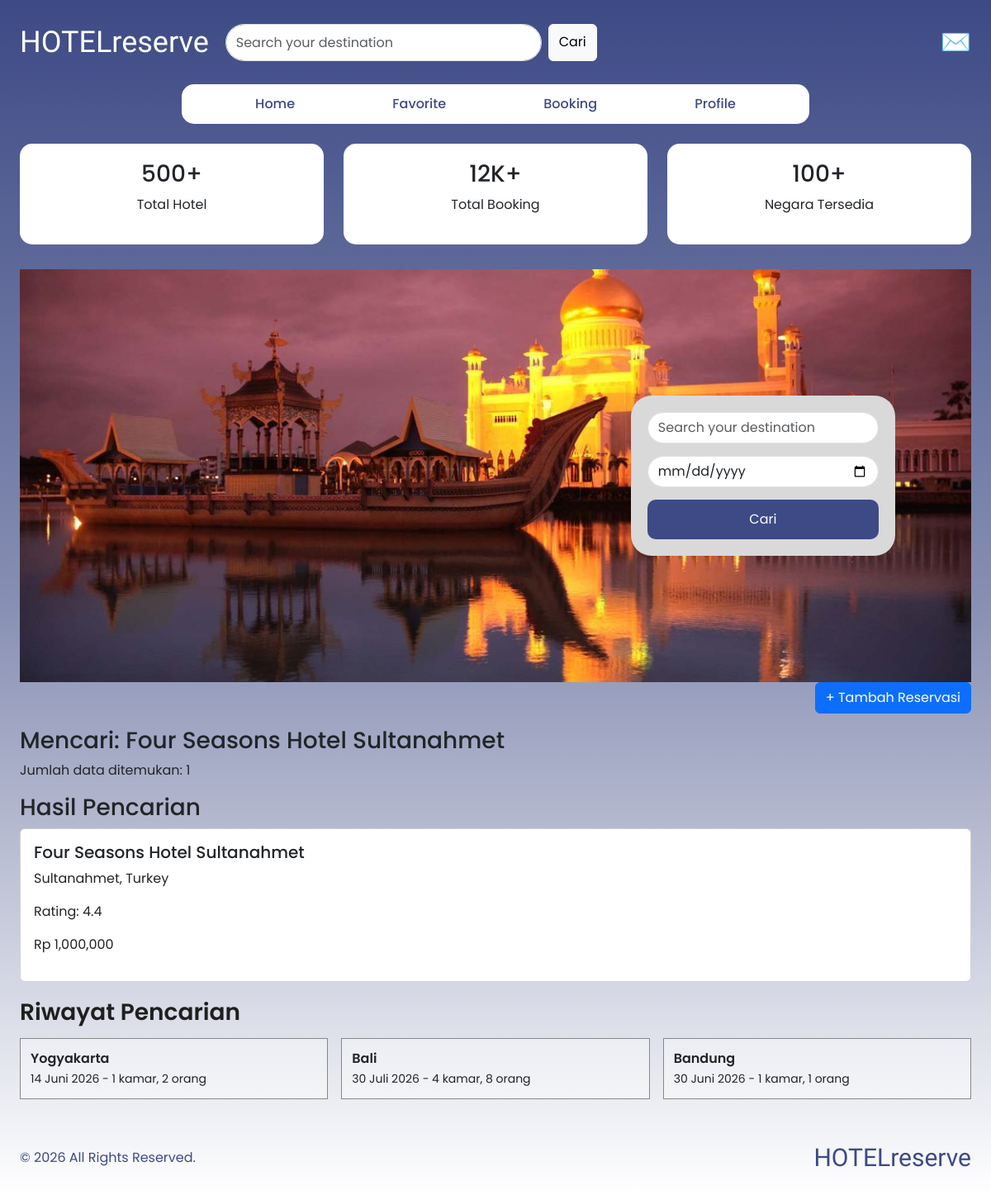
Page /pages/booking.php?tujuan=Four Seasons Hotel Sultanahmet (signed in) on the committed database.
### tables this page shows
CREATE TABLE `hotel` (
  `id_hotel` int(11) NOT NULL,
  `nama_hotel` varchar(100) DEFAULT NULL,
  `negara` varchar(100) DEFAULT NULL,
  `kota` varchar(100) DEFAULT NULL,
  `rating` decimal(2,1) DEFAULT NULL,
  `harga_mulai` int(11) DEFAULT NULL,
  `gambar` varchar(255) DEFAULT NULL
);

### pages/booking.php (the view, shortened to what this page needs)
<!DOCTYPE html>
<html>
<head>
    <link href="https://cdn.jsdelivr.net/npm/bootstrap@5.3.3/dist/css/bootstrap.min.css" rel="stylesheet">
</head>
<body>
    <div class="container-fluid p-4 main-container">
        <div class="top-bar">
            <div class="logo">
                HOTELreserve
            </div>
            <div class="search-box">
                <form method="GET" class="d-flex">
                    <input type="text" name="tujuan" class="form-control" placeholder="Search your destination">
                    <button type="submit" class="btn btn-light ms-2">
                        Cari
                    </button>
                </form>
            </div>
            <div class="header-icons">
                <a href="notifikasi.php" class="mail-icon text-decoration-none">
                    ✉️
                </a>
            </div>
        </div>
        <div class="row justify-content-center mt-4">
            <div class="col-lg-8">
                <div id="menuBox" class="menu-box d-flex justify-content-around">
                    <a href="home.php">Home</a>
                    <a href="favorite.php">Favorite</a>
                    <a href="booking.php">Booking</a>
                    <a href="profile.php">Profile</a>
                </div>
            </div>
        </div>
        <div class="row mt-4 text-center">
            <div class="col-md-4">
                <div class="stat-card">
                    <h3>500+</h3>
                    <p>Total Hotel</p>
                </div>
            </div>
            <div class="col-md-4">
                <div class="stat-card">
                    <h3>12K+</h3>
                    <p>Total Booking</p>
                </div>
            </div>
            <div class="col-md-4">
                <div class="stat-card">
                    <h3>100+</h3>
                    <p>Negara Tersedia</p>
                </div>
            </div>
        </div>
        <div class="hero">
            <img src="../assets/img/brunei.jpg">
            <div class="booking-form">
                <form method="GET">
                    <input type="text" name="tujuan" class="form-control" placeholder="Search your destination">
                    <input type="date" name="tanggal" class="form-control">
                    <button type="submit" class="booking-btn">
                        Cari
                    </button>
                </form>
            </div>
        </div>
        <div class="text-end mb-3">
            <a href="tambah_booking.php" class="btn btn-primary">
                + Tambah Reservasi
            </a>
        </div>
        <?php
        if (isset($_GET['tujuan']) && $_GET['tujuan'] != '') {
            $search = mysqli_real_escape_string(
                $conn,
                $_GET['tujuan']
            );
            echo "<h3>Mencari: "
                . htmlspecialchars($search)
                . "</h3>";
            $query = mysqli_query(
                $conn,
                "SELECT *
         FROM hotel
         WHERE nama_hotel LIKE '%$search%'
         OR negara LIKE '%$search%'
         OR kota LIKE '%$search%'"
            );
            $jumlah = mysqli_num_rows($query);
            echo "<p>Jumlah data ditemukan: $jumlah</p>";
            echo "<h3>Hasil Pencarian</h3>";
            if ($jumlah > 0) {
                while ($hotel = mysqli_fetch_assoc($query)) {
                    echo "
            <div class='card mb-3'>
                <div class='card-body'>
                    <h5>{$hotel['nama_hotel']}</h5>
                    <p>
                        {$hotel['kota']},
                        {$hotel['negara']}
                    </p>
                    <p>
                        Rating:
                        {$hotel['rating']}
                    </p>
                    <p>
                        Rp " . number_format($hotel['harga_mulai']) . "
                    </p>
                </div>
            </div>
            ";
                }
            } else {
                echo "
        <div class='alert alert-warning'>
            Hotel tidak ditemukan
        </div>
        ";
            }
        }
        ?>
        <h3 class="history-title">
            Riwayat Pencarian
        </h3>
        <div class="row g-3">
            <div class="col-md-4">
                <div class="history-card">
                    <div class="history-city">Yogyakarta</div>
                    <small>14 Juni 2026 - 1 kamar, 2 orang</small>
                </div>
            </div>
            <div class="col-md-4">
                <div class="history-card">
                    <div class="history-city">Bali</div>
                    <small>30 Juli 2026 - 4 kamar, 8 orang</small>
                </div>
            </div>
            <div class="col-md-4">
                <div class="history-card">
                    <div class="history-city">Bandung</div>
                    <small>30 Juni 2026 - 1 kamar, 1 orang</small>
                </div>
            </div>
        </div>
        <div class="d-flex justify-content-between align-items-center mt-5">
            <div class="footer">
                © 2026 All Rights Reserved.
            </div>
            <div class="footer-logo">
                HOTELreserve
            </div>
        </div>
    </div>
</body>
</html>

### pages/booking.php (style rules this page uses)
* { margin: 0; padding: 0; box-sizing: border-box; font-family: 'Poppins', sans-serif; }
body { background: #1f1f1f; }
.main-container { min-height: 100vh; background: linear-gradient(180deg, #3D4A85 0%, #868EB2 50%, #FFFFFF 100%); }
.logo { font-family: 'Molle', cursive; font-size: 36px; color: white; }
.top-bar { display: flex; align-items: center; gap: 20px; }
.search-box { flex: 1; max-width: 450px; }
.search-box input { border-radius: 30px; height: 45px; }
.header-icons { margin-left: auto; display: flex; gap: 15px; align-items: center; }
.mail-icon { font-size: 30px; color: white; }
.menu-box { background: white; border-radius: 15px; padding: 12px 30px; }
.menu-box a { text-decoration: none; color: #3D4A85; font-weight: 500; }
.hero { position: relative; margin-top: 30px; }
.hero img { width: 100%; height: 500px; object-fit: cover; }
.booking-form { position: absolute; top: 50%; right: 8%; transform: translateY(-50%); width: 320px; background: #d9d9d9; padding: 20px; border-radius: 25px; }
.booking-form input { margin-bottom: 15px; border-radius: 20px; }
.booking-btn { width: 100%; border: none; padding: 12px; border-radius: 10px; background: #3D4A85; color: white; }
.stat-card { background: white; padding: 20px; border-radius: 15px; }
.history-title { margin-top: 20px; margin-bottom: 15px; color: #1f1f1f; font-weight: 600; }
.history-card { border: 1px solid #888; background: rgba(255, 255, 255, .4); padding: 12px; }
.history-city { font-weight: 600; }
.footer { color: #3D4A85; }
.footer-logo { font-family: 'Molle', cursive; font-size: 30px; color: #3D4A85; }

### rows in the picture
hotel: nama_hotel "Four Seasons Hotel Sultanahmet", kota "Sultanahmet", negara "Turkey", rating "4.4", harga_mulai "1,000,000"

### other values in the picture
$search "Four Seasons Hotel Sultanahmet"
$jumlah "1"
